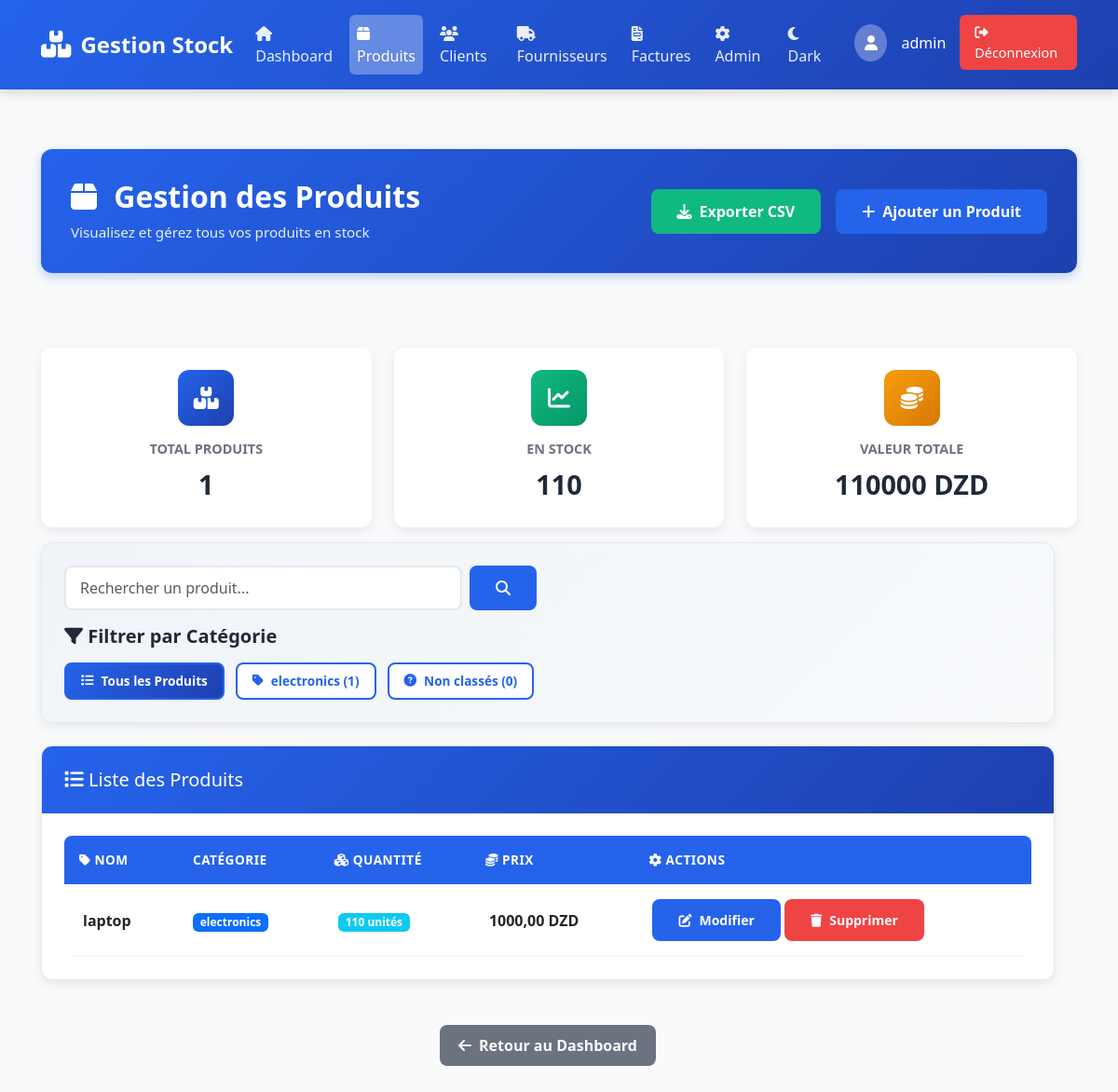
Page /produits/ (signed in) on the committed database.
### produits/models.py (models this page shows, shortened)
class Category(models.Model):
    name = models.CharField(max_length=100, unique=True)
    description = models.TextField(blank=True, null=True)
    date_creation = models.DateTimeField(auto_now_add=True)
    class Meta:
        verbose_name_plural = "Categories"
        ordering = ['name']

class Produit(models.Model):
    nom = models.CharField(max_length=100, db_index=True)
    quantite = models.IntegerField(
        db_index=True,
        validators=[MinValueValidator(0)]
    )
    prix = models.DecimalField(
        max_digits=10,
        decimal_places=2,
        validators=[validate_price]
    )
    category = models.ForeignKey(
        Category, on_delete=models.SET_NULL, null=True, blank=True, related_name='produits')
    date_creation = models.DateTimeField(auto_now_add=True)
    date_modification = models.DateTimeField(auto_now=True)
    class Meta:
        ordering = ['-date_creation']
        indexes = [
            models.Index(fields=['nom', 'category']),
            models.Index(fields=['quantite']),
        ]

### produits/views.py (the view, shortened to what this page needs)
# urls.py: path('', views.liste_produits, name='liste_produits'),
@login_required
def liste_produits(request):
    all_produits = Produit.objects.select_related('category').all()
    categories = Category.objects.prefetch_related('produits').all()
    produits = all_produits
    search_query = request.GET.get('search', '')
    category_id = request.GET.get('category')
    selected_category_obj = None
    if search_query:
        produits = produits.filter(
            Q(nom__icontains=search_query) |
            Q(category__name__icontains=search_query)
        )
    low_stock_threshold = getattr(settings, 'LOW_STOCK_THRESHOLD', 5)
    filtered_products_list = list(produits)
    total_quantity = sum(p.quantite for p in filtered_products_list)
    total_stock_value = sum(p.quantite * p.prix for p in filtered_products_list)
    low_stock_count = sum(1 for p in filtered_products_list if p.quantite <= low_stock_threshold)
    paginator = Paginator(produits, 10)
    page_number = request.GET.get('page')
    page_obj = paginator.get_page(page_number)
    uncategorized_count = Produit.objects.filter(category__isnull=True).count()
    context = {
        'page_obj': page_obj,
        'produits': page_obj,
        'categories': categories,
        'selected_category': category_id,
        'selected_category_obj': selected_category_obj,
        'search_query': search_query,
        'low_stock_threshold': low_stock_threshold,
        'low_stock_count': low_stock_count,
        'total_quantity': total_quantity,
        'total_stock_value': total_stock_value,
        'total_products': len(filtered_products_list),
        'uncategorized_count': uncategorized_count,
    }
    return render(request, 'produits/liste.html', context)

### produits/templates/produits/liste.html (shortened to what this page needs)
{% extends 'base.html' %}
{% block content %}
<div class="content-container">
    <div class="row mb-5">
        <div class="col-12">
            <div class="page-header">
                <div class="header-content">
                    <h1 class="page-title"><i class="fas fa-box"></i> Gestion des Produits</h1>
                    <p class="page-subtitle">Visualisez et gérez tous vos produits en stock</p>
                </div>
                <div class="header-actions">
                    <a href="{% url 'produits:export_produits_csv' %}" class="btn btn-success me-2">
                        <i class="fas fa-download"></i> Exporter CSV
                    </a>
                    <a href="{% url 'produits:ajouter_produit' %}" class="btn btn-primary">
                        <i class="fas fa-plus"></i> Ajouter un Produit
                    </a>
                </div>
            </div>
        </div>
    </div>
    <div class="row mb-5">
        <div class="col-md-4 mb-3">
            <div class="info-card">
                <div class="info-icon" style="background: linear-gradient(135deg, #2563eb 0%, #1e40af 100%);">
                    <i class="fas fa-boxes"></i>
                </div>
                <h3>Total Produits</h3>
                <p class="info-value">{{ total_products }}</p>
            </div>
        </div>
        <div class="col-md-4 mb-3">
            <div class="info-card">
                <div class="info-icon" style="background: linear-gradient(135deg, #10b981 0%, #059669 100%);">
                    <i class="fas fa-chart-line"></i>
                </div>
                <h3>En Stock</h3>
                <p class="info-value">{{ total_quantity }}</p>
            </div>
        </div>
        <div class="col-md-4 mb-3">
            <div class="info-card">
                <div class="info-icon" style="background: linear-gradient(135deg, #f59e0b 0%, #d97706 100%);">
                    <i class="fas fa-coins"></i>
                </div>
                <h3>Valeur Totale</h3>
                <p class="info-value">{{ total_stock_value|floatformat:0 }} DZD</p>
            </div>
        </div>
    <div class="row mb-4">
        <div class="col-12">
            <div class="filter-section card shadow-sm">
                <div class="card-body">
                    <div class="row mb-3">
                        <div class="col-md-6">
                            <form method="get" class="d-flex">
                                <input type="text" name="search" class="form-control" placeholder="Rechercher un produit..." value="{{ search_query }}">
                                <button type="submit" class="btn btn-primary ms-2">
                                    <i class="fas fa-search"></i>
                                </button>
                            </form>
                        </div>
                        <div class="col-md-6 text-end">
                        </div>
                    </div>
                    <div class="d-flex justify-content-between align-items-center mb-3">
                        <h5 class="mb-0"><i class="fas fa-filter"></i> Filtrer par Catégorie</h5>
                    </div>
                    <div class="filter-buttons">
                        <a href="{% url 'produits:liste_produits' %}{% if search_query %}?search={{ search_query }}{% endif %}" class="btn btn-sm {% if not selected_category %}btn-primary{% else %}btn-outline-primary{% endif %}">
                            <i class="fas fa-list"></i> Tous les Produits
                        </a>
                        {% for category in categories %}
                        <a href="?category={{ category.id }}{% if search_query %}&search={{ search_query }}{% endif %}" class="btn btn-sm {% if selected_category == category.id|stringformat:'s' %}btn-primary{% else %}btn-outline-primary{% endif %}">
                            <i class="fas fa-tag"></i> {{ category.name }} ({{ category.produits.count }})
                        </a>
                        {% endfor %}
                        <a href="?category=none{% if search_query %}&search={{ search_query }}{% endif %}" class="btn btn-sm {% if selected_category == 'none' %}btn-primary{% else %}btn-outline-primary{% endif %}">
                            <i class="fas fa-question-circle"></i> Non classés ({{ uncategorized_count }})
                        </a>
                    </div>
                </div>
            </div>
        </div>
    </div>
    <div class="row">
        <div class="col-12">
            <div class="card shadow-sm">
                <div class="card-header">
                    <div class="d-flex justify-content-between align-items-center">
                        <h5 class="mb-0"><i class="fas fa-list"></i> Liste des Produits</h5>
                    </div>
                </div>
                <div class="card-body">
                    {% if produits %}
                        <div class="table-responsive">
                            <table class="table table-hover">
                                <thead>
                                    <tr>
                                        <th><i class="fas fa-tag"></i> Nom</th>
                                        <th> Catégorie</th>
                                        <th><i class="fas fa-cubes"></i> Quantité</th>
                                        <th><i class="fas fa-coins"></i> Prix</th>
                                        <th><i class="fas fa-cog"></i> Actions</th>
                                    </tr>
                                </thead>
                                <tbody>
                                    {% for produit in produits %}
                                    <tr {% if produit.quantite <= low_stock_threshold %}class="low-stock-row"{% endif %}>
                                        <td><strong>{{ produit.nom }}</strong></td>
                                        <td>
                                            {% if produit.category %}
                                                <span class="badge bg-primary">{{ produit.category.name }}</span>
                                            {% else %}
                                                <span class="badge bg-secondary">Non classé</span>
                                            {% endif %}
                                        </td>
                                        <td>
                                            <span class="badge bg-info">{{ produit.quantite }} unités</span>
                                        </td>
                                        <td><strong>{{ produit.prix }} DZD</strong></td>
                                        <td>
                                            <a href="{% url 'produits:modifier_produit' produit.id %}" class="btn btn-sm btn-primary" title="Modifier">
                                                <i class="fas fa-edit"></i> Modifier
                                            </a>
                                            <a href="{% url 'produits:supprimer_produit' produit.id %}" class="btn btn-sm btn-danger" title="Supprimer">
                                                <i class="fas fa-trash"></i> Supprimer
                                            </a>
                                        </td>
                                    </tr>
                                    {% endfor %}
                                </tbody>
                            </table>
                        </div>
                    {% endif %}
                </div>
            </div>
        </div>
    </div>
    <div class="row mt-5">
        <div class="col-12 text-center">
            <a href="{% url 'dashboard' %}" class="btn btn-secondary">
                <i class="fas fa-arrow-left"></i> Retour au Dashboard
            </a>
        </div>
    </div>
</div>
{% endblock %}

### templates/base.html (shortened to what this page needs)
<!DOCTYPE html>
<html lang="fr">
  <head>
    {% load static %}
    <link
      href="https://cdn.jsdelivr.net/npm/bootstrap@5.3.0/dist/css/bootstrap.min.css"
      rel="stylesheet"
    />
    <link
      href="https://cdnjs.cloudflare.com/ajax/libs/font-awesome/6.4.0/css/all.min.css"
      rel="stylesheet"
    />
    <link rel="stylesheet" href="{% static 'css/style.css' %}" />
  </head>
  <body>
    <nav class="navbar navbar-expand-lg navbar-dark">
      <div class="container-fluid">
        <a class="navbar-brand" href="{% url 'dashboard' %}">
          <i class="fas fa-boxes"></i>
          Gestion Stock
        </a>
        <div class="collapse navbar-collapse" id="navbarNav">
          <ul class="navbar-nav ms-auto">
            {% if user.is_authenticated %}
            <li class="nav-item">
              <a
                class="nav-link {% if request.resolver_match.url_name == 'dashboard' %}active{% endif %}"
                href="{% url 'dashboard' %}"
              >
                <i class="fas fa-home"></i> Dashboard
              </a>
            </li>
            <li class="nav-item">
              <a
                class="nav-link {% if 'produits' in request.path %}active{% endif %}"
                href="{% url 'produits:liste_produits' %}"
              >
                <i class="fas fa-box"></i> Produits
              </a>
            </li>
            <li class="nav-item">
              <a
                class="nav-link {% if 'clients' in request.path %}active{% endif %}"
                href="{% url 'clients:liste_clients' %}"
              >
                <i class="fas fa-users"></i> Clients
              </a>
            </li>
            <li class="nav-item">
              <a
                class="nav-link {% if 'fournisseur' in request.path %}active{% endif %}"
                href="{% url 'fournisseurs:liste_fournisseurs' %}"
              >
                <i class="fas fa-truck"></i> Fournisseurs
              </a>
            </li>
            <li class="nav-item">
              <a
                class="nav-link {% if 'factures' in request.path %}active{% endif %}"
                href="{% url 'factures:liste_factures' %}"
              >
                <i class="fas fa-file-invoice"></i> Factures
              </a>
            </li>
            <li class="nav-item">
              <a class="nav-link" href="/admin/">
                <i class="fas fa-cog"></i> Admin
              </a>
            </li>
            <li class="nav-item">
              <a class="nav-link" href="#" onclick="toggleDarkMode(); return false;" id="darkModeToggle">
              </a>
            </li>
            <li class="nav-item ms-3">
              <div class="user-info">
                <div class="user-avatar">
                  <i class="fas fa-user"></i>
                </div>
                <span>{{ user.username }}</span>
                <a href="{% url 'logout' %}" class="logout-btn">
                  <i class="fas fa-sign-out-alt"></i> Déconnexion
                </a>
              </div>
            </li>
            {% endif %}
          </ul>
        </div>
      </div>
    </nav>
    <main class="main-content">
      <div class="container-lg">{% block content %}{% endblock %}</div>
    </main>
  </body>
</html>

### rows in the picture
Category: name "electronics", produits.count "1"
Produit: nom "laptop", category.name "electronics", quantite "110", prix "1000,00"

### other values in the picture
{{ user.username }} "admin"
{{ total_products }} "1"
{{ total_quantity }} "110"
{{ total_stock_value|floatformat:0 }} "110000"
{{ uncategorized_count }} "0"
